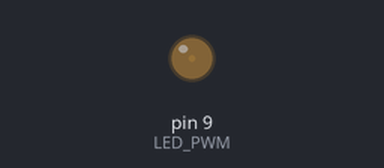
The sketch below on a simulated Arduino Uno, built with avr-gcc and run on an emulated ATmega328P. Shown: output pins drawn as LEDs (lit = HIGH).

Above: at 0.05 s.
At 1.15 s:
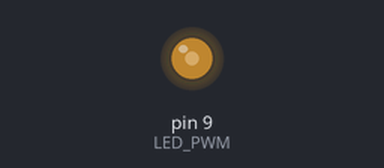
At 2.3 s:
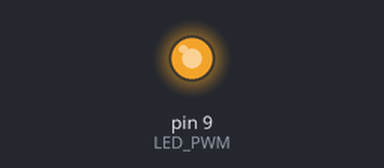
At 4.55 s:
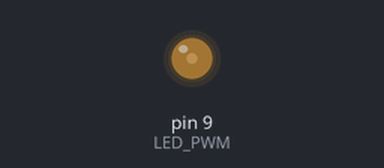
Timing chart, 0 to 6.6 s (numbered marks = the images above):
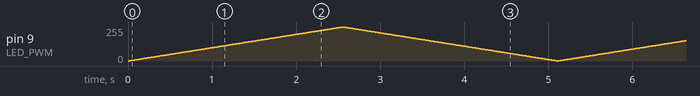

The sketch:

PWM.ino
```cpp
const int LED_PWM = 9;     // PWM用ピン
const int interval = 10;   // どのくらいの割合で変化させるか
int i = 0;
// 初期起動時処理
void setup() {
    // initialize digital pin LED_BUILTIN as an output.
    pinMode(LED_PWM, OUTPUT);
}
// 起動後処理
void loop() {
    //だんだん明るく
    for (i=0; i<255; i++){
        analogWrite(LED_PWM,i);    // PWMによる出力. i は出力の大きさ
        delay(interval);
}
    //だんだん暗く
    for (i=255; i>0; i--){
        analogWrite(LED_PWM, i);
        delay(interval);
    }
}
```
